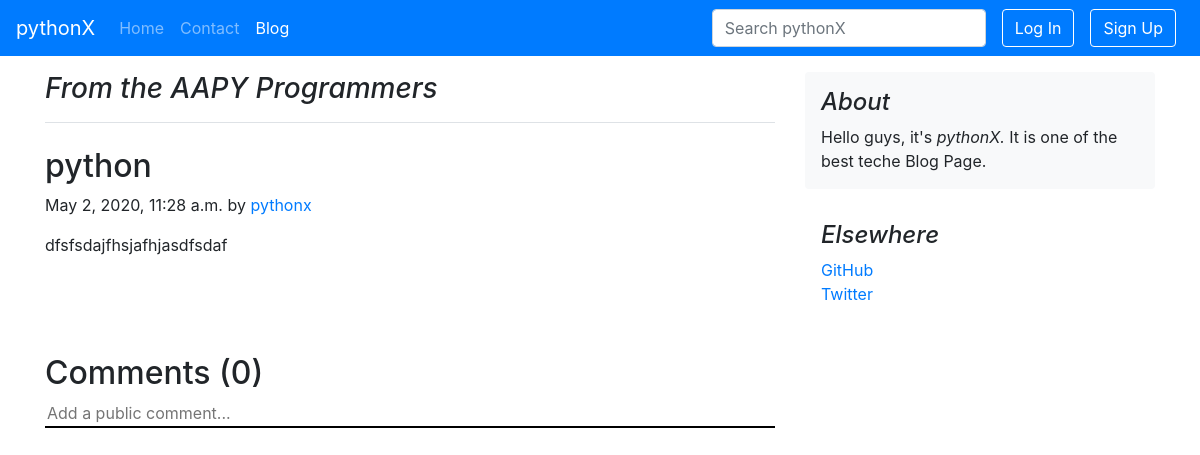
The app's page /blog/Python-blog/ with its own data.
### blog/models.py (models this page shows, shortened)
class Post(models.Model):
    sno = models.AutoField(primary_key=True)
    title = models.CharField(max_length=250)
    content = models.TextField()
    author = models.CharField(max_length=150)
    slug = models.CharField(max_length=120, default='')
    timeStamp = models.DateTimeField(blank=True)

### blog/views.py (the view)
# urls.py: path('<str:slug>/', views.blogPost, name='blogPost'),
def blogPost(request, slug):
    post = Post.objects.filter(slug=slug).first()
    comment = BlogComment.objects.filter(post=post, parent=None).order_by('-timeStamp')
    replies = BlogComment.objects.filter(post=post).exclude(parent=None).order_by('-timeStamp')
    replyDict = {}
    for reply in replies:
        if reply.parent.sno not in replyDict.keys():
            replyDict[reply.parent.sno] = [reply]
        else:
            replyDict[reply.parent.sno].append(reply)
    return render(request, 'blog/blogPost.html', {'post': post, 'comments': comment, 'replyDict': replyDict})

### templates/blog/blogPost.html (shortened to what this page needs)
{% extends 'base.html'%}
{% block blogactive %}active{% endblock blogactive %}
{% block body %}
{% load humanize %}
{% load extras %}
<main class="container my-3">
    <div class="row">
        <div class="col-md-8 blog-main">
            <h3 class="pb-3 mb-4 font-italic border-bottom">
                From the AAPY Programmers
            </h3>
            <div class="blog-post">
                <h2 class="blog-post-title">{{post.title}}</h2>
                <p class="blog-post-meta">{{post.timeStamp}} by <a href="#">{{post.author}}</a></p>
                <p>{{post.content}}</p>
            </div>
        </div>
        <aside class="col-md-4 blog-sidebar">
            <div class="p-3 mb-3 bg-light rounded">
                <h4 class="font-italic">About</h4>
                <p class="mb-0">Hello guys, it's<em> pythonX.</em> It is one of the best teche Blog Page. </p>
            </div>
            <div class="p-3">
                <h4 class="font-italic">Elsewhere</h4>
                <ol class="list-unstyled">
                    <li><a href="https://github.com/ashu-1008">GitHub</a></li>
                    <li><a href="https://twitter.com/AshwinSariwal">Twitter</a></li>
                </ol>
            </div>
        </aside>
    </div>
</main>
<div class="container">
    <div class="row">
        <div class="col-md-8">
            <h2>Comments ({{comments.count}})</h2>
            <form action="/blog/postComment/" method="post">
                <div class="form-group">
                    <input id="comment" name="comment" placeholder="Add a public comment..."
                           onclick="allowComment(commentButton)" autocomplete="off" required>
                    <br>
                </div>
            </form>
        </div>
    </div>
</div>
{% endblock body %}

### records on screen
Post: title "python", timeStamp "May 2, 2020, 11:28 a.m.", author "pythonx", content "dfsfsdajfhsjafhjasdfsdaf"

### other values on screen
{{ comments.count }} "0"
